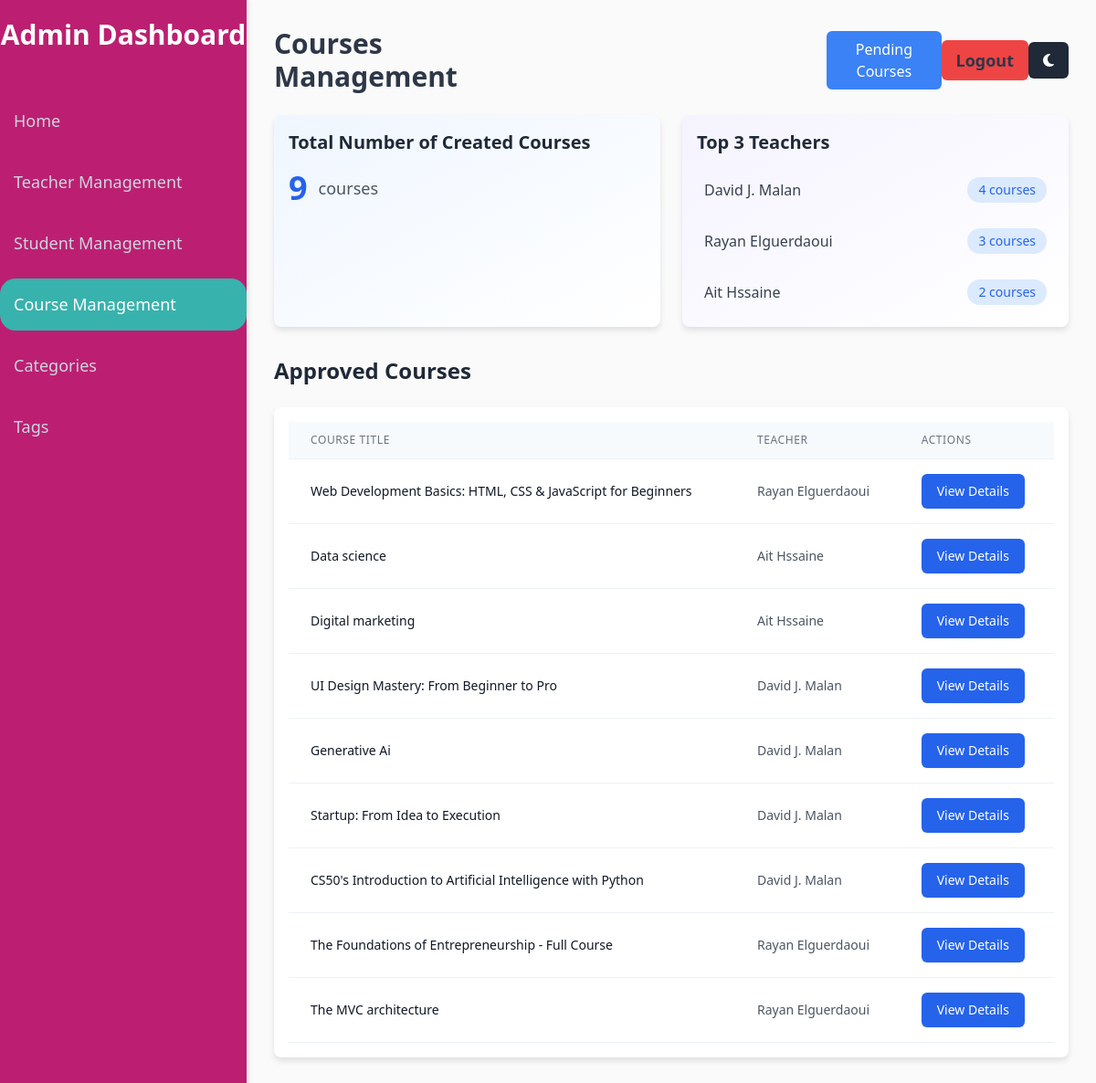
Page /app/Admin/courseManagement.php (signed in) on the committed database.
### tables this page shows
CREATE TABLE `courses` (
  `course_id` int(11) NOT NULL,
  `title` varchar(255) NOT NULL,
  `description` text DEFAULT NULL,
  `teacher_id` int(11) NOT NULL,
  `category_id` int(11) NOT NULL,
  `created_at` timestamp NOT NULL DEFAULT current_timestamp(),
  `updated_at` timestamp NOT NULL DEFAULT current_timestamp() ON UPDATE current_timestamp(),
  `featured_image` varchar(255) DEFAULT NULL,
  `scheduled_date` datetime DEFAULT NULL,
  `contenu` enum('video','document') DEFAULT NULL,
  `video_url` varchar(255) DEFAULT NULL,
  `document_content` text DEFAULT '',
  `status` enum('pending','active') NOT NULL DEFAULT 'pending'
);

CREATE TABLE `Users` (
  `user_id` int(11) NOT NULL,
  `username` varchar(255) NOT NULL,
  `email` varchar(255) NOT NULL,
  `password_hash` varchar(255) NOT NULL,
  `role` enum('student','teacher','admin') NOT NULL,
  `status` enum('active','suspended','pending','banned') DEFAULT 'active',
  `created_at` timestamp NOT NULL DEFAULT current_timestamp(),
  `updated_at` timestamp NOT NULL DEFAULT current_timestamp() ON UPDATE current_timestamp(),
  `profile_picture_url` varchar(255) DEFAULT NULL
);

### app/Admin/courseManagement.php (the view, shortened to what this page needs)
<?php
$db = new Database();
$conn = $db->getConnection();
$sqlActive = "SELECT courses.course_id, courses.title, users.username AS teacher
              FROM courses
              JOIN users ON courses.teacher_id = users.user_id
              WHERE courses.status = 'active'";
$stmtActive = $conn->prepare($sqlActive);
$stmtActive->execute();
$approvedCourses = $stmtActive->fetchAll(PDO::FETCH_ASSOC);
$sqlTotalCourses = "SELECT COUNT(*) AS total_courses FROM courses";
$stmtTotalCourses = $conn->prepare($sqlTotalCourses);
$stmtTotalCourses->execute();
$totalCourses = $stmtTotalCourses->fetch(PDO::FETCH_ASSOC)['total_courses'];
$sqlTopTeachers = "SELECT users.username, COUNT(courses.course_id) AS course_count
                   FROM courses
                   JOIN users ON courses.teacher_id = users.user_id
                   GROUP BY users.user_id
                   ORDER BY course_count DESC LIMIT 3";
$stmtTopTeachers = $conn->prepare($sqlTopTeachers);
$stmtTopTeachers->execute();
$topTeachers = $stmtTopTeachers->fetchAll(PDO::FETCH_ASSOC);
?>
<!DOCTYPE html>
<html lang="en">
<head>
    <link href="https://cdn.jsdelivr.net/npm/tailwindcss@2.2.19/dist/tailwind.min.css" rel="stylesheet">
    <link rel="stylesheet" href="https://cdnjs.cloudflare.com/ajax/libs/font-awesome/6.4.2/css/all.min.css">
</head>
<body class="light-mode">
    <div class="sidebar">
        <h2 class="text-white text-3xl font-bold text-center mb-12">Admin Dashboard</h2>
        <a href="dashboard.php" >Home</a>
        <a href="teacherManagement.php">Teacher Management</a>
        <a href="studentManagement.php">Student Management</a>
        <a href="courseManagement.php" class="active">Course Management</a>
        <a href="categoryManagement.php">Categories</a>
        <a href="tagManagement.php">Tags</a>
    </div>
    <div class="main-content">
        <div class="flex justify-between items-center mb-6">
            <h1 class="text-3xl font-bold">Courses Management</h1>
            <button id="togglePendingCourses" class="bg-blue-500 hover:bg-blue-400 text-white px-4 py-2 rounded-md">
             Pending Courses
        </button>
            <a href="../Authentication/Auth.php?action=logout">
                <button class="bg-red-500 hover:bg-red-400 px-4 py-2 rounded-md text-lg font-semibold">Logout</button>
            </a>
                        <button
    id="dark-mode-toggle"
    class="bg-gray-800 text-white px-4 py-2 rounded-md hover:bg-gray-700"
    aria-label="Toggle dark mode">
    <i id="mode-icon-moon" class="fas fa-moon" aria-hidden="true"></i>
</button>
        </div>
<section class="mb-8">
    <div class="grid grid-cols-1 sm:grid-cols-2 gap-6">
        <div class="card bg-gradient-to-br from-blue-50 to-white">
            <h3 class="text-xl font-semibold text-gray-800 mb-4">Total Number of Created Courses</h3>
            <div class="flex items-center space-x-3">
                <span class="text-4xl font-bold text-blue-600"><?php echo $totalCourses; ?></span>
                <span class="text-lg text-gray-600">courses</span>
            </div>
        </div>
        <div class="card bg-gradient-to-br from-purple-50 to-white">
            <h3 class="text-xl font-semibold text-gray-800 mb-4">Top 3 Teachers</h3>
            <ul class="space-y-3">
                <?php foreach ($topTeachers as $teacher): ?>
                <li class="flex items-center justify-between p-2 rounded-lg hover:bg-gray-50 transition-colors duration-200">
                    <span class="text-md text-gray-700 font-medium"><?php echo htmlspecialchars($teacher['username']); ?></span>
                    <span class="px-3 py-1 bg-blue-100 text-blue-600 rounded-full text-sm font-medium">
                        <?php echo $teacher['course_count']; ?> courses
                    </span>
                </li>
                <?php endforeach; ?>
            </ul>
        </div>
    </div>
</section>
<section class="mb-8">
    <h2 class="text-2xl font-semibold text-gray-800 mb-6">Approved Courses</h2>
    <?php if ($approvedCourses): ?>
    <div class="card overflow-hidden">
        <div class="overflow-x-auto">
            <table class="min-w-full divide-y divide-gray-200">
                <thead class="bg-gray-50">
                    <tr>
                        <th class="px-6 py-3 text-left text-xs font-medium text-gray-500 uppercase tracking-wider">Course Title</th>
                        <th class="px-6 py-3 text-left text-xs font-medium text-gray-500 uppercase tracking-wider">Teacher</th>
                        <th class="px-6 py-3 text-left text-xs font-medium text-gray-500 uppercase tracking-wider">Actions</th>
                    </tr>
                </thead>
                <tbody class="bg-white divide-y divide-gray-200">
                    <?php foreach ($approvedCourses as $course): ?>
                    <tr class="hover:bg-gray-50 transition-colors duration-200">
                        <td class="px-6 py-4 whitespace-nowrap">
                            <div class="text-sm font-medium text-gray-900"><?php echo htmlspecialchars($course['title']); ?></div>
                        </td>
                        <td class="px-6 py-4 whitespace-nowrap">
                            <div class="text-sm text-gray-600"><?php echo htmlspecialchars($course['teacher']); ?></div>
                        </td>
                        <td class="px-6 py-4 whitespace-nowrap">
                            <a href="../Teacher/courseDetail.php?course_id=<?php echo $course['course_id']; ?>"
                               class="inline-flex items-center px-4 py-2 border border-transparent rounded-md shadow-sm text-sm font-medium text-white bg-blue-600 hover:bg-blue-700 transition-colors duration-200">
                                View Details
                            </a>
                        </td>
                    </tr>
                    <?php endforeach; ?>
                </tbody>
            </table>
        </div>
    </div>
    <?php else: ?>
    <div class="card text-center py-8">
        <p class="text-lg text-gray-600">No approved courses yet.</p>
    </div>
    <?php endif; ?>
</section>
    </div>
</body>
</html>

### app/Admin/courseManagement.php (style rules this page uses)
.card { box-shadow: 0 4px 8px rgba(0, 0, 0, 0.1); border-radius: 8px; padding: 16px; background-color: white; }
.sidebar { position: fixed; top: 0; left: 0; width: 270px; height: 100%; background-color: #38b2ac; color: white; padding-top: 20px; box-shadow: 2px 0 5px rgba(0, 0, 0, 0.1); overflow-y: auto; }
.main-content { margin-left: 270px; padding: 30px; transition: margin-left 0.3s ease; }
.light-mode { background-color: #fafafa; color: #2d3748; }
.light-mode .sidebar { background-color: rgb(188, 31, 113); }
.light-mode .card { background-color: #ffffff; box-shadow: 0 4px 6px rgba(0, 0, 0, 0.1); }
.sidebar a { text-decoration: none; color: #cbd5e0; font-size: 18px; display: block; padding: 15px; margin-bottom: 10px; border-radius: 17px; transition: background-color 0.3s ease; }
.sidebar .active { background-color: #38b2ac; color: white; }
table { width: 100%; max-width: 95%; margin: 0 auto; border-collapse: collapse; }
th, td { padding: 12px 16px; text-align: left; border-bottom: 1px solid #edf2f7; }
th { background-color: #f7fafc; color: #2d3748; }
td { background-color: #ffffff; }
#togglePendingCourses { margin-left: 42%; }

### rows in the picture
courses: title "Web Development Basics: HTML, CSS & JavaScript for Beginners", teacher.username "Rayan Elguerdaoui"
courses: title "Data science", teacher.username "Ait Hssaine"
courses: title "Digital marketing", teacher.username "Ait Hssaine"
courses: title "UI Design Mastery: From Beginner to Pro", teacher.username "David J. Malan"
courses: title "Generative Ai", teacher.username "David J. Malan"
courses: title "Startup: From Idea to Execution", teacher.username "David J. Malan"
courses: title "CS50's Introduction to Artificial Intelligence with Python", teacher.username "David J. Malan"
courses: title "The Foundations of Entrepreneurship - Full Course", teacher.username "Rayan Elguerdaoui"
courses: title "The MVC architecture", teacher.username "Rayan Elguerdaoui"

### other values in the picture
$totalCourses "9"
$teacher['username'] "David J. Malan"
$teacher['course_count'] "4"
$teacher['username'] "Rayan Elguerdaoui"
$teacher['course_count'] "3"
$teacher['username'] "Ait Hssaine"
$teacher['course_count'] "2"
